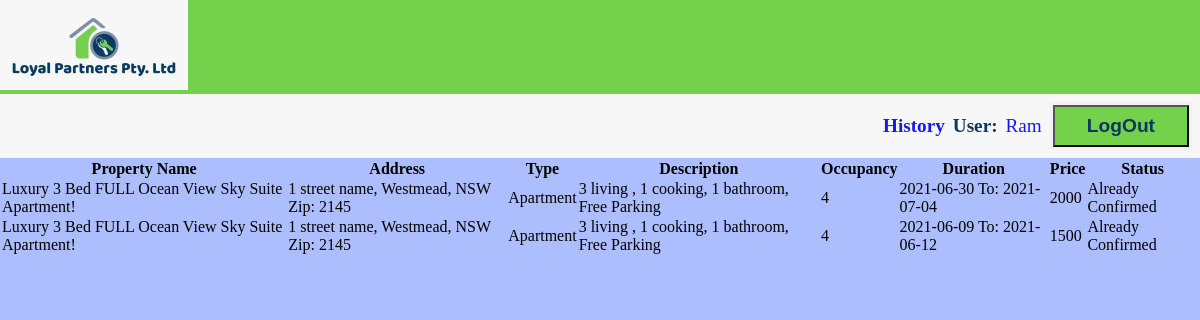
/index.php?page=history (signed in), run on the app's committed database.
### tables this page shows
CREATE TABLE `bookings` (
  `book_id` int(255) NOT NULL,
  `user_id` int(255) NOT NULL,
  `prop_id` int(255) NOT NULL,
  `start_time` date NOT NULL,
  `end_time` date NOT NULL,
  `status` varchar(255) NOT NULL,
  `cred_detail` varchar(255) NOT NULL
);

CREATE TABLE `properties` (
  `prop_id` int(255) NOT NULL,
  `prop_name` varchar(255) NOT NULL,
  `prop_type` varchar(255) NOT NULL,
  `prop_StreetName` varchar(255) NOT NULL,
  `prop_suburb` varchar(255) NOT NULL,
  `prop_state` varchar(255) NOT NULL,
  `prop_postCode` int(4) NOT NULL,
  `prop_det` varchar(255) NOT NULL,
  `prop_occupancy` int(11) NOT NULL DEFAULT 1,
  `price` varchar(255) NOT NULL
);

### functions/load_template.php (called while the page is built, shortened)
<?php
	function loadTemplate($filename, $tempVars){
		extract($tempVars);
		require $filename;
		$content = ob_get_clean();
		return $content;
	}
?>

### pages/users/history.php (called while the page is built, shortened)
<?php
$conn= new DatabaseTable('properties');
$findAllBook=$conn->booking($_SESSION['user_id']);
$content = loadTemplate('../templates/users/bookTemplate.php',['findAllBook'=>$findAllBook]);
?>

### classes/databasetable.php (called while the page is built, shortened)
<?php
class DatabaseTable{
function booking($user_id){
    global $pdo;
    $stmt = $pdo->prepare('SELECT * FROM `properties` INNER JOIN bookings ON properties.prop_id = bookings.prop_id WHERE bookings.user_id ='.$user_id.';');
    $stmt->execute();
    return $stmt;
}
}
?>

### templates/users/bookTemplate.php (the view)
<section>
<table>
<tr><th>Property Name</th><th>Address</th><th>Type</th><th>Description</th><th>Occupancy</th><th>Duration</th><th>Price</th><th>Status</th></tr>
<?php
foreach($findAllBook as $value){
    $price = ((strtotime($value['end_time'])-strtotime($value['start_time']))/86400)*((int)($value['price']));
    echo '<tr><td>'.$value['prop_name'].'</td><td>'.$value['prop_StreetName'].
    ', '.$value['prop_suburb'].', '.$value['prop_state'].' Zip: '.$value['prop_postCode'].
    '</td><td>'.$value['prop_type'].'</td><td>'.$value['prop_det'].'</td><td>'.$value['prop_occupancy'].
    '</td><td>'.$value['start_time'].' To: '.$value['end_time'].'</td><td>'.$price.
    '</td><td>';
    if($value['status']=="Not-Confirmed"){
        echo "<a href=index.php?page=history&action=cancel>Cancel Booking</a>";
        echo "<button onclick=\"creditInfo(".$value['book_id'].");\">Confirm Booking</button>";
    }
    else{
        echo "Already Confirmed";
    }
    echo '</td></tr>';
}
?>
</table>
</section>

### css/styles.css (style rules this page uses)
* { padding: 0; margin: 0; }
body { background: #ADBEFF; }

### data on the page
bookings: prop.prop_name "Luxury 3 Bed FULL Ocean View Sky Suite Apartment!", prop.prop_StreetName "1 street name", prop.prop_suburb "Westmead", prop.prop_state "NSW", prop.prop_postCode "2145", prop.prop_type "Apartment", prop.prop_det "3 living , 1 cooking, 1 bathroom, Free Parking", prop.prop_occupancy "4", start_time "2021-06-30", end_time "2021-07-04", price "2000", status "Already Confirmed"
bookings: prop.prop_name "Luxury 3 Bed FULL Ocean View Sky Suite Apartment!", prop.prop_StreetName "1 street name", prop.prop_suburb "Westmead", prop.prop_state "NSW", prop.prop_postCode "2145", prop.prop_type "Apartment", prop.prop_det "3 living , 1 cooking, 1 bathroom, Free Parking", prop.prop_occupancy "4", start_time "2021-06-09", end_time "2021-06-12", price "1500", status "Already Confirmed"

### other printed values
$_SESSION['username'] "Ram"
